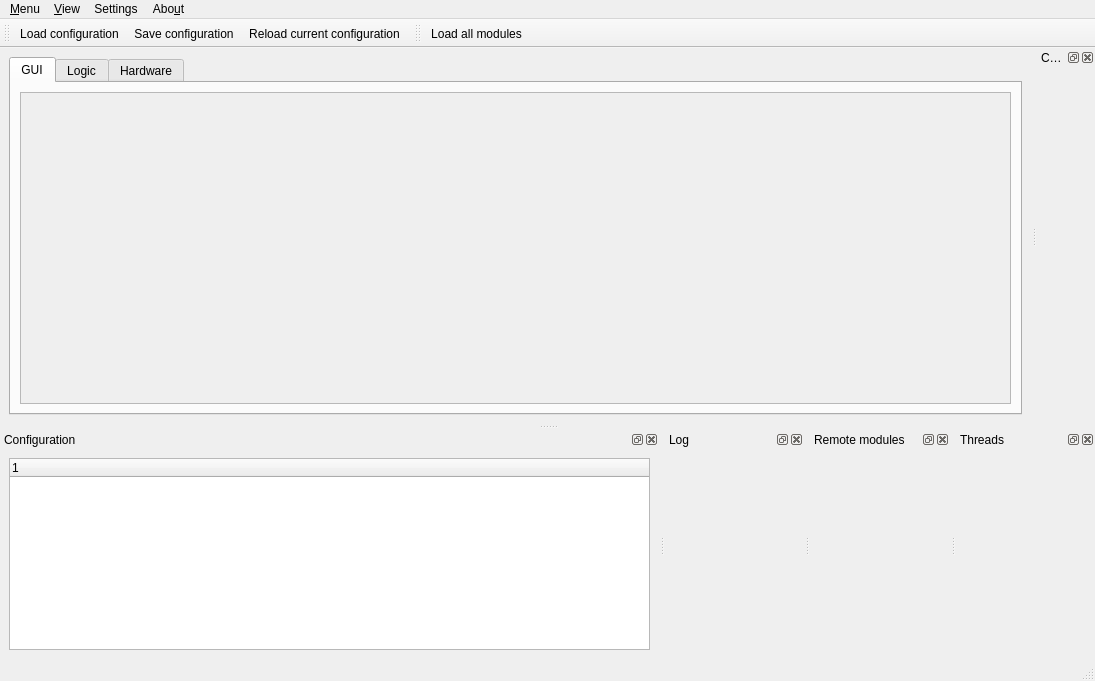
<ui version="4.0">
	<class>MainWindow</class>
	<widget class="QMainWindow" name="MainWindow">
		<property name="geometry">
			<rect>
				<x>0</x>
				<y>0</y>
				<width>1095</width>
				<height>681</height>
			</rect>
		</property>
		<property name="windowTitle">
			<string>qudi: Manager</string>
		</property>
		<widget class="QWidget" name="centralwidget">
			<layout class="QGridLayout" name="gridLayout">
				<item column="0" row="0">
					<widget class="QTabWidget" name="tabWidget">
						<property name="sizePolicy">
							<sizepolicy hsizetype="Preferred" vsizetype="Preferred">
								<horstretch>0</horstretch>
								<verstretch>0</verstretch>
							</sizepolicy>
						</property>
						<property name="currentIndex">
							<number>0</number>
						</property>
						<widget class="QWidget" name="tabWidgetPage1">
							<attribute name="title">
								<string>GUI</string>
							</attribute>
							<layout class="QGridLayout" name="gridLayout">
								<item column="0" row="1">
									<widget class="QScrollArea" name="scrollArea">
										<property name="widgetResizable">
											<bool>true</bool>
										</property>
										<widget class="QWidget" name="guiscroll">
											<property name="geometry">
												<rect>
													<x>0</x>
													<y>0</y>
													<width>967</width>
													<height>306</height>
												</rect>
											</property>
										</widget>
									</widget>
								</item>
							</layout>
						</widget>
						<widget class="QWidget" name="tabWidgetPage2">
							<attribute name="title">
								<string>Logic</string>
							</attribute>
							<layout class="QGridLayout" name="gridLayout">
								<item column="0" row="0">
									<widget class="QScrollArea" name="scrollArea">
										<property name="widgetResizable">
											<bool>true</bool>
										</property>
										<widget class="QWidget" name="logicscroll">
											<property name="geometry">
												<rect>
													<x>0</x>
													<y>0</y>
													<width>98</width>
													<height>28</height>
												</rect>
											</property>
										</widget>
									</widget>
								</item>
							</layout>
						</widget>
						<widget class="QWidget" name="tabWidgetPage3">
							<attribute name="title">
								<string>Hardware</string>
							</attribute>
							<layout class="QGridLayout" name="gridLayout">
								<item column="0" row="0">
									<widget class="QScrollArea" name="scrollArea">
										<property name="widgetResizable">
											<bool>true</bool>
										</property>
										<widget class="QWidget" name="hwscroll">
											<property name="geometry">
												<rect>
													<x>0</x>
													<y>0</y>
													<width>967</width>
													<height>306</height>
												</rect>
											</property>
										</widget>
									</widget>
								</item>
							</layout>
						</widget>
					</widget>
				</item>
			</layout>
		</widget>
		<widget class="QMenuBar" name="menubar">
			<property name="geometry">
				<rect>
					<x>0</x>
					<y>0</y>
					<width>1095</width>
					<height>21</height>
				</rect>
			</property>
			<widget class="QMenu" name="menuMenu">
				<property name="title">
					<string>&amp;Menu</string>
				</property>
				<addaction name="actionLoad_configuration" />
				<addaction name="actionReload_current_configuration" />
				<addaction name="actionSave_configuration" />
				<addaction name="separator" />
				<addaction name="action_Load_all_modules" />
				<addaction name="separator" />
				<addaction name="actionQuit" />
			</widget>
			<widget class="QMenu" name="menuAbout">
				<property name="title">
					<string>Abo&amp;ut</string>
				</property>
				<addaction name="actionAbout_Qudi" />
				<addaction name="actionAbout_Qt" />
			</widget>
			<widget class="QMenu" name="menuView">
				<property name="title">
					<string>&amp;View</string>
				</property>
				<addaction name="actionConfigurationView" />
				<addaction name="actionConsoleView" />
				<addaction name="actionLogView" />
				<addaction name="actionRemoteView" />
				<addaction name="actionThreadsView" />
				<addaction name="actionReset_to_default_layout" />
			</widget>
			<widget class="QMenu" name="menuSettings">
				<property name="title">
					<string>Settings</string>
				</property>
				<addaction name="actionConsoleSettings" />
			</widget>
			<addaction name="menuMenu" />
			<addaction name="menuView" />
			<addaction name="menuSettings" />
			<addaction name="menuAbout" />
		</widget>
		<widget class="QStatusBar" name="statusbar" />
		<widget class="QDockWidget" name="configDisplayDockWidget">
			<property name="enabled">
				<bool>true</bool>
			</property>
			<property name="windowTitle">
				<string>Configuration</string>
			</property>
			<attribute name="dockWidgetArea">
				<number>8</number>
			</attribute>
			<widget class="QWidget" name="dockWidgetContents">
				<layout class="QVBoxLayout" name="verticalLayout">
					<item>
						<widget class="QTreeWidget" name="treeWidget">
							<property name="sizePolicy">
								<sizepolicy hsizetype="Preferred" vsizetype="Preferred">
									<horstretch>0</horstretch>
									<verstretch>0</verstretch>
								</sizepolicy>
							</property>
							<column>
								<property name="text">
									<string notr="true">1</string>
								</property>
							</column>
						</widget>
					</item>
				</layout>
			</widget>
		</widget>
		<widget class="QDockWidget" name="consoleDockWidget">
			<property name="windowTitle">
				<string>Console</string>
			</property>
			<attribute name="dockWidgetArea">
				<number>2</number>
			</attribute>
			<widget class="RichJupyterWidget" name="consolewidget" />
		</widget>
		<widget class="QDockWidget" name="logDockWidget">
			<property name="windowTitle">
				<string>Log</string>
			</property>
			<attribute name="dockWidgetArea">
				<number>8</number>
			</attribute>
			<widget class="LogWidget" name="logwidget" />
		</widget>
		<widget class="QDockWidget" name="remoteDockWidget">
			<property name="windowTitle">
				<string>Remote modules</string>
			</property>
			<attribute name="dockWidgetArea">
				<number>8</number>
			</attribute>
			<widget class="RemoteWidget" name="remoteWidget" />
		</widget>
		<widget class="QDockWidget" name="threadDockWidget">
			<property name="windowTitle">
				<string>Threads</string>
			</property>
			<attribute name="dockWidgetArea">
				<number>8</number>
			</attribute>
			<widget class="ThreadWidget" name="threadWidget" />
		</widget>
		<widget class="QToolBar" name="configToolBar">
			<property name="windowTitle">
				<string>toolBar</string>
			</property>
			<attribute name="toolBarArea">
				<enum>TopToolBarArea</enum>
			</attribute>
			<attribute name="toolBarBreak">
				<bool>false</bool>
			</attribute>
			<addaction name="actionLoad_configuration" />
			<addaction name="actionSave_configuration" />
			<addaction name="actionReload_current_configuration" />
		</widget>
		<widget class="QToolBar" name="moduleToolBar">
			<property name="windowTitle">
				<string>toolBar</string>
			</property>
			<attribute name="toolBarArea">
				<enum>TopToolBarArea</enum>
			</attribute>
			<attribute name="toolBarBreak">
				<bool>false</bool>
			</attribute>
			<addaction name="action_Load_all_modules" />
		</widget>
		<action name="actionLoad_configuration">
			<property name="icon">
				<iconset>
					<normaloff>../../artwork/icons/oxygen/22x22/document-open.png</normaloff>../../artwork/icons/oxygen/22x22/document-open.png
				</iconset>
			</property>
			<property name="text">
				<string>&amp;Load configuration</string>
			</property>
		</action>
		<action name="actionSave_configuration">
			<property name="icon">
				<iconset>
					<normaloff>../../artwork/icons/oxygen/22x22/document-save.png</normaloff>../../artwork/icons/oxygen/22x22/document-save.png
				</iconset>
			</property>
			<property name="text">
				<string>&amp;Save configuration</string>
			</property>
		</action>
		<action name="action_Load_all_modules">
			<property name="icon">
				<iconset theme="media-playback-start">
					<normaloff />
				</iconset>
			</property>
			<property name="text">
				<string> Load &amp;all modules</string>
			</property>
		</action>
		<action name="actionStart_all_modules">
			<property name="icon">
				<iconset theme="media-playback-start">
					<normaloff />
				</iconset>
			</property>
			<property name="text">
				<string>Start all modules</string>
			</property>
		</action>
		<action name="actionQuit">
			<property name="icon">
				<iconset>
					<normaloff>../../artwork/icons/oxygen/22x22/application-exit.png</normaloff>../../artwork/icons/oxygen/22x22/application-exit.png
				</iconset>
			</property>
			<property name="text">
				<string>&amp;Quit Qudi</string>
			</property>
			<property name="toolTip">
				. Shortcut:Ctrl+Q<string>Quit Qudi suite. Shortcut:Ctrl+Q</string>
			</property>
			<property name="shortcut">
				<string>Ctrl+Q</string>
			</property>
		</action>
		<action name="actionLogView">
			<property name="checkable">
				<bool>true</bool>
			</property>
			<property name="checked">
				<bool>true</bool>
			</property>
			<property name="icon">
				<iconset>
					<normaloff />
				</iconset>
			</property>
			<property name="text">
				<string>&amp;Log</string>
			</property>
		</action>
		<action name="actionConsoleView">
			<property name="checkable">
				<bool>true</bool>
			</property>
			<property name="checked">
				<bool>true</bool>
			</property>
			<property name="text">
				<string>&amp;Console</string>
			</property>
			<property name="toolTip">
				<string>Console settings</string>
			</property>
		</action>
		<action name="actionAbout_Qudi">
			<property name="icon">
				<iconset>
					<normaloff>../../artwork/icons/qudiTheme/22x22/help-about.png</normaloff>../../artwork/icons/qudiTheme/22x22/help-about.png
				</iconset>
			</property>
			<property name="text">
				<string>&amp;About Qudi</string>
			</property>
		</action>
		<action name="actionAbout_Qt">
			<property name="icon">
				<iconset>
					<normaloff>../../artwork/icons/qudiTheme/22x22/help-about.png</normaloff>../../artwork/icons/qudiTheme/22x22/help-about.png
				</iconset>
			</property>
			<property name="text">
				<string>About &amp;Qt</string>
			</property>
		</action>
		<action name="actionConfigurationView">
			<property name="checkable">
				<bool>true</bool>
			</property>
			<property name="checked">
				<bool>false</bool>
			</property>
			<property name="text">
				<string>C&amp;onfiguration</string>
			</property>
		</action>
		<action name="actionReset_to_default_layout">
			<property name="text">
				<string>&amp;Reset to default layout</string>
			</property>
		</action>
		<action name="actionExport_log_as_HTML">
			<property name="icon">
				<iconset theme="document-save-as">
					<normaloff />
				</iconset>
			</property>
			<property name="text">
				<string>&amp;Export log as HTML</string>
			</property>
		</action>
		<action name="actionConsoleSettings">
			<property name="icon">
				<iconset>
					<normaloff>../../artwork/icons/oxygen/22x22/utilities-terminal.png</normaloff>../../artwork/icons/oxygen/22x22/utilities-terminal.png
				</iconset>
			</property>
			<property name="text">
				<string>&amp;Console</string>
			</property>
		</action>
		<action name="actionThreadsView">
			<property name="checkable">
				<bool>true</bool>
			</property>
			<property name="text">
				<string>&amp;Threads</string>
			</property>
		</action>
		<action name="actionRemoteView">
			<property name="checkable">
				<bool>true</bool>
			</property>
			<property name="text">
				<string>R&amp;emote</string>
			</property>
		</action>
		<action name="actionReload_current_configuration">
			<property name="icon">
				<iconset>
					<normaloff>../../artwork/icons/oxygen/22x22/view-refresh.png</normaloff>../../artwork/icons/oxygen/22x22/view-refresh.png
				</iconset>
			</property>
			<property name="text">
				<string>&amp;Reload current configuration</string>
			</property>
		</action>
	</widget>
	<customwidgets>
		<customwidget>
			<class>LogWidget</class>
			<extends>QWidget</extends>
			<header>gui.manager.logwidget</header>
			<container>1</container>
		</customwidget>
		<customwidget>
			<class>RichJupyterWidget</class>
			<extends>QWidget</extends>
			<header>qtconsole.rich_jupyter_widget</header>
			<container>1</container>
		</customwidget>
		<customwidget>
			<class>RemoteWidget</class>
			<extends>QWidget</extends>
			<header>gui.manager.remotewidget</header>
			<container>1</container>
		</customwidget>
		<customwidget>
			<class>ThreadWidget</class>
			<extends>QWidget</extends>
			<header>gui.manager.threadwidget</header>
			<container>1</container>
		</customwidget>
	</customwidgets>
	<resources />
	<connections>
		<connection>
			<sender>actionConsoleView</sender>
			<signal>toggled(bool)</signal>
			<receiver>consoleDockWidget</receiver>
			<slot>setVisible(bool)</slot>
			<hints>
				<hint type="sourcelabel">
					<x>-1</x>
					<y>-1</y>
				</hint>
				<hint type="destinationlabel">
					<x>971</x>
					<y>224</y>
				</hint>
			</hints>
		</connection>
		<connection>
			<sender>actionConfigurationView</sender>
			<signal>toggled(bool)</signal>
			<receiver>configDisplayDockWidget</receiver>
			<slot>setVisible(bool)</slot>
			<hints>
				<hint type="sourcelabel">
					<x>-1</x>
					<y>-1</y>
				</hint>
				<hint type="destinationlabel">
					<x>376</x>
					<y>539</y>
				</hint>
			</hints>
		</connection>
		<connection>
			<sender>actionLogView</sender>
			<signal>toggled(bool)</signal>
			<receiver>logDockWidget</receiver>
			<slot>setVisible(bool)</slot>
			<hints>
				<hint type="sourcelabel">
					<x>-1</x>
					<y>-1</y>
				</hint>
				<hint type="destinationlabel">
					<x>886</x>
					<y>539</y>
				</hint>
			</hints>
		</connection>
		<connection>
			<sender>actionThreadsView</sender>
			<signal>toggled(bool)</signal>
			<receiver>threadDockWidget</receiver>
			<slot>setVisible(bool)</slot>
			<hints>
				<hint type="sourcelabel">
					<x>-1</x>
					<y>-1</y>
				</hint>
				<hint type="destinationlabel">
					<x>932</x>
					<y>539</y>
				</hint>
			</hints>
		</connection>
		<connection>
			<sender>actionRemoteView</sender>
			<signal>toggled(bool)</signal>
			<receiver>remoteDockWidget</receiver>
			<slot>setVisible(bool)</slot>
			<hints>
			<hint type="sourcelabel">
				<x>-1</x>
				<y>-1</y>
			</hint>
			<hint type="destinationlabel">
				<x>757</x>
				<y>539</y>
				</hint>
			</hints>
		</connection>
	</connections>
</ui>
